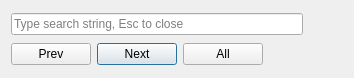
<?xml version="1.0" encoding="UTF-8"?>
<ui version="4.0">
 <class>SearchBox</class>
 <widget class="QWidget" name="SearchBox">
  <property name="geometry">
   <rect>
    <x>0</x>
    <y>0</y>
    <width>354</width>
    <height>78</height>
   </rect>
  </property>
  <property name="windowTitle">
   <string>Form</string>
  </property>
  <layout class="QVBoxLayout" name="verticalLayout">
   <item>
    <layout class="QHBoxLayout" name="horizontalLayout_2">
     <item>
      <widget class="QLineEdit" name="lineEdit">
       <property name="sizePolicy">
        <sizepolicy hsizetype="Expanding" vsizetype="Fixed">
         <horstretch>1</horstretch>
         <verstretch>2</verstretch>
        </sizepolicy>
       </property>
       <property name="toolTip">
        <string>Type search string, Esc to close.</string>
       </property>
       <property name="placeholderText">
        <string>Type search string, Esc to close</string>
       </property>
      </widget>
     </item>
     <item>
      <spacer name="horizontalSpacer_2">
       <property name="orientation">
        <enum>Qt::Horizontal</enum>
       </property>
       <property name="sizeHint" stdset="0">
        <size>
         <width>40</width>
         <height>20</height>
        </size>
       </property>
      </spacer>
     </item>
    </layout>
   </item>
   <item>
    <layout class="QHBoxLayout" name="horizontalLayout">
     <item>
      <widget class="QPushButton" name="btnPrev">
       <property name="sizePolicy">
        <sizepolicy hsizetype="Fixed" vsizetype="Fixed">
         <horstretch>0</horstretch>
         <verstretch>0</verstretch>
        </sizepolicy>
       </property>
       <property name="text">
        <string>Prev</string>
       </property>
      </widget>
     </item>
     <item>
      <widget class="QPushButton" name="btnNext">
       <property name="sizePolicy">
        <sizepolicy hsizetype="Fixed" vsizetype="Fixed">
         <horstretch>0</horstretch>
         <verstretch>0</verstretch>
        </sizepolicy>
       </property>
       <property name="text">
        <string>Next</string>
       </property>
       <property name="default">
        <bool>true</bool>
       </property>
      </widget>
     </item>
     <item>
      <widget class="QPushButton" name="btnAll">
       <property name="sizePolicy">
        <sizepolicy hsizetype="Fixed" vsizetype="Fixed">
         <horstretch>0</horstretch>
         <verstretch>0</verstretch>
        </sizepolicy>
       </property>
       <property name="text">
        <string>All</string>
       </property>
      </widget>
     </item>
     <item>
      <spacer name="horizontalSpacer">
       <property name="orientation">
        <enum>Qt::Horizontal</enum>
       </property>
       <property name="sizeHint" stdset="0">
        <size>
         <width>40</width>
         <height>20</height>
        </size>
       </property>
      </spacer>
     </item>
    </layout>
   </item>
  </layout>
 </widget>
 <resources/>
 <connections/>
</ui>
